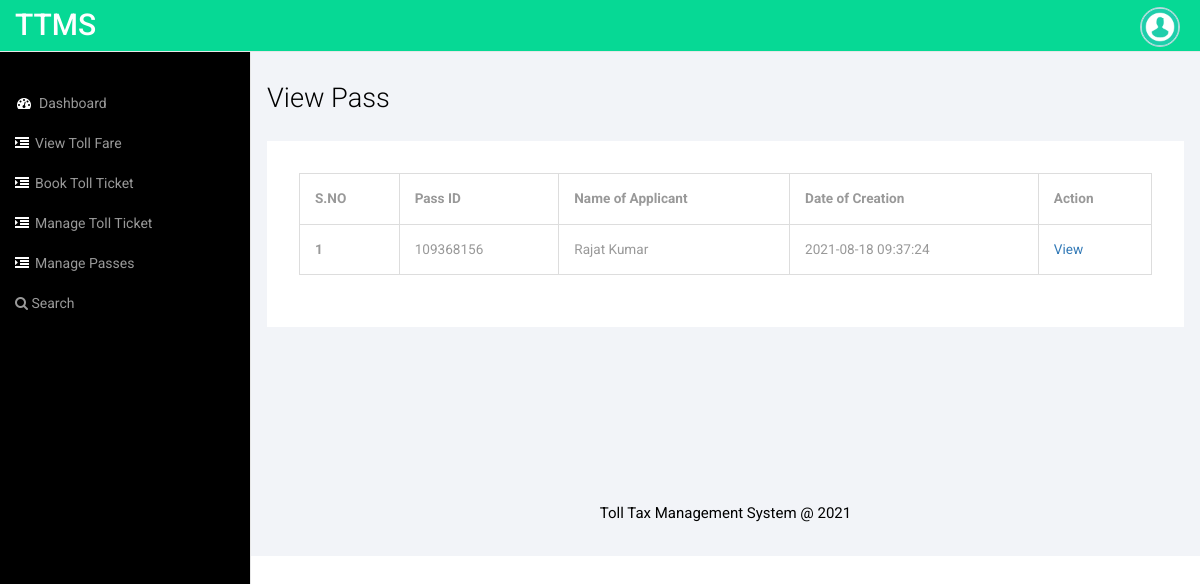
The page /TTMS-2021/staffs/manage-pass.php (signed in) on the database its author committed.
### tables this page shows
CREATE TABLE `tblpass` (
  `ID` int(10) NOT NULL,
  `Passid` varchar(120) NOT NULL,
  `VehicleCat` varchar(120) DEFAULT NULL,
  `VehicleName` varchar(120) DEFAULT NULL,
  `RegNumber` char(50) DEFAULT NULL,
  `Validityfrom` varchar(120) DEFAULT NULL,
  `ValidityTo` varchar(120) DEFAULT NULL,
  `AppName` varchar(120) DEFAULT NULL,
  `AppGender` varchar(50) DEFAULT NULL,
  `AppAge` int(20) NOT NULL,
  `AppAdd` mediumtext DEFAULT NULL,
  `PassCost` varchar(50) DEFAULT NULL,
  `CreationDate` timestamp NOT NULL DEFAULT current_timestamp()
);

### TTMS-2021/staffs/manage-pass.php (the view, shortened to what this page needs)
<?php
include('includes/dbconnection.php');
if (strlen($_SESSION['ttmssid']==0)) {
  header('location:logout.php');
  } else{
  ?>
<!DOCTYPE HTML>
<html>
<head>
<link href="css/bootstrap.min.css" rel='stylesheet' type='text/css' />
<link href="css/style.css" rel='stylesheet' type='text/css' />
<link href="css/font-awesome.css" rel="stylesheet">
</head>
<body>
<div id="wrapper">
     <?php include_once('includes/sidebar.php');?>
        <?php include_once('includes/header.php');?>
        <div id="page-wrapper">
        <div class="col-md-12 graphs">
	   <div class="xs">
  	<h3>View Pass</h3>
	<div class="bs-example4" data-example-id="simple-responsive-table">
    <div class="table-responsive">
      <table class="table table-bordered">
        <thead>
          <tr>
            <th>S.NO</th>
            <th>Pass ID</th>
            <th>Name of Applicant</th>
            <th>Date of Creation</th>
            <th>Action</th>
            </tr>
        </thead>
        <tbody>
           <?php
$ret=mysqli_query($con,"select *from  tblpass");
$cnt=1;
while ($row=mysqli_fetch_array($ret)) {
?>
          <tr>
            <th scope="row"><?php echo $cnt;?></th>
                <td><?php  echo $row['Passid'];?></td>
                <td><?php  echo $row['AppName'];?></td>
                <td><?php  echo $row['CreationDate'];?></td>
                  <td><a href="view-pass.php?viewid=<?php echo $row['ID'];?>">View </a></td>
                </tr>
                <?php
$cnt=$cnt+1;
}?>
        </tbody>
      </table>
    </div>
  </div>
  </div>
  <?php include_once('includes/footer.php');?>
   </div>
      </div>
   </div>
<link href="css/custom.css" rel="stylesheet">
</body>
</html>
<?php }  ?>

### TTMS-2021/staffs/css/style.css (style rules this page uses)
h4, h5, h6, h1, h2, h3 { margin-top: 0; }
html, body { font-family: 'Roboto', sans-serif; font-size: 100%; background:#000; overflow-x: hidden; }
body a { transition:0.5s all; -webkit-transition:0.5s all; -moz-transition:0.5s all; -o-transition:0.5s all; -ms-transition:0.5s all; }
.graphs { padding: 2em 1em; background: #f2f4f8; font-family: 'Roboto', sans-serif; }
.bs-example4 { background: #fff; padding: 2em; }
.xs h3, .widget_head { color:#000; font-size:1.7em; font-weight:300; margin-bottom: 1em; }
.table > thead > tr > th, .table > tbody > tr > th, .table > tfoot > tr > th, .table > thead > tr > td, .table > tbody > tr > td, .table > tfoot > tr > td { border-top: none !important; }
.table > thead > tr > th, .table > tbody > tr > th, .table > tfoot > tr > th, .table > thead > tr > td, .table > tbody > tr > td, .table > tfoot > tr > td { font-size: 0.85em; color: #999; }
.table td, .table>tbody>tr>td, .table>tbody>tr>th, .table>tfoot>tr>td, .table>tfoot>tr>th, .table>thead>tr>td, .table>thead>tr>th { padding:15px !important; }
.table > thead > tr > th { border-bottom: 1px solid #ddd !important; }

### TTMS-2021/staffs/css/custom.css (style rules this page uses)
#wrapper { width: 100%; }
#page-wrapper { min-height: 568px; background-color: #fff; }
@media (min-width:768px) { #page-wrapper { position: inherit; margin: 0 0 0 250px; border-left: 1px solid #e7e7e7; } }

### rows shown on the page
tblpass: Passid "109368156", AppName "Rajat Kumar", CreationDate "2021-08-18 09:37:24"
